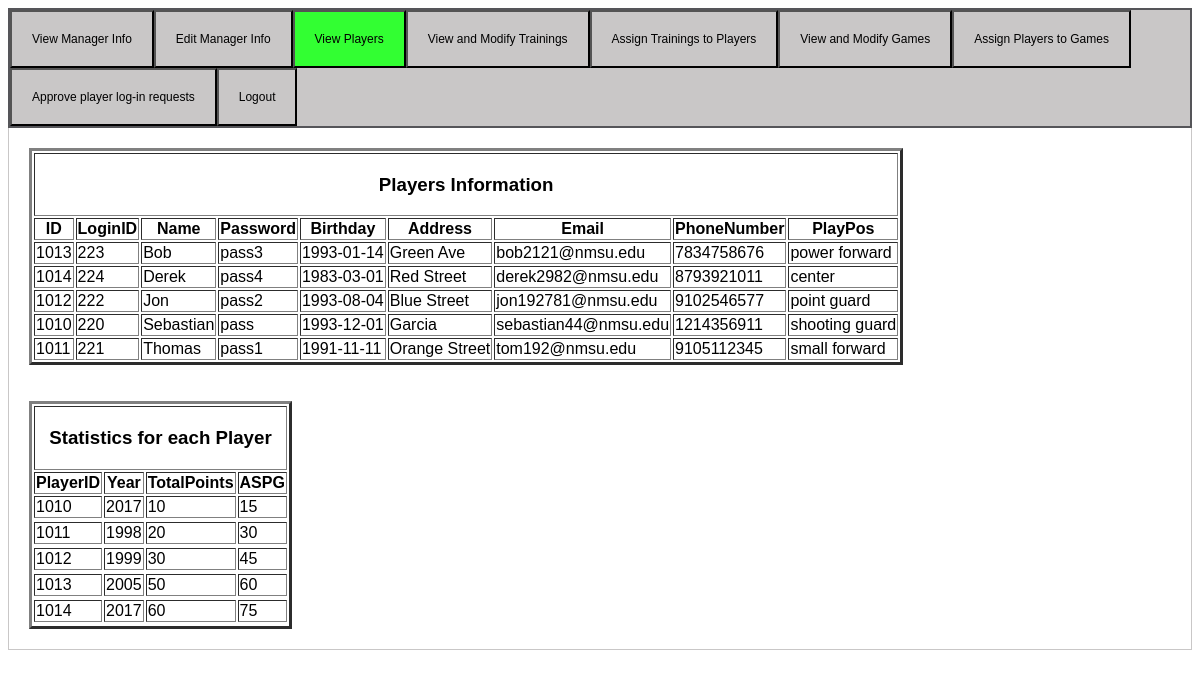
Screenshot of /cs482502/view_players.php with the database file from the repository.
### tables this page shows
create table Player(
    ID		        int,
    LoginID	        varchar(16),
    Name	        varchar(64) not null,
    Password        varchar(8),
    Birthday        date,
    Address         varchar(128),
    Email           varchar(32),
    PhoneNumber     char(10),
    PlayPos         varchar(16),
    RequestFlag     int,
    primary key(ID)
);

create table Stats(
    PlayerID	    int,
    Year	        char(4),
    TotalPoints	    int unsigned,
    ASPG	        int unsigned,
    primary key(PlayerID,Year),
    foreign key(PlayerID) references Player(ID)
);

### cs482502/view_players.php (the view, shortened to what this page needs)
<?php
    include("manager_view.php");
    $player_query = mysql_query("select * from Player order by Player.Name asc;");
    $stats_query = mysql_query("select * from Stats order by Stats.PlayerID asc;");
?>
<html>
    <head>
    </head>
    <body>
    <div class = tabcontent>
            <table border = '3'>
                <tr>
                    <th colspan='9'> <h3> Players Information</h3></th>
                </tr>
                <tr>
                    <th> ID </th>
                    <th> LoginID </th>
                    <th> Name </th>
                    <th> Password </th>
                    <th> Birthday </th>
                    <th> Address </th>
                    <th> Email </th>
                    <th> PhoneNumber </th>
                    <th> PlayPos </th>
                </tr>
                <?php
                    while($row = mysql_fetch_array($player_query))
                        print "<tr><td>".$row['ID']."</td><td>".$row['LoginID']."</td><td>".$row['Name']."</td><td>".$row['Password']."</td><td>".$row['Birthday']."</td><td>".$row['Address']."</td><td>".$row['Email']."</td><td>".$row['PhoneNumber']."</td><td>".$row['PlayPos']."</td></tr>";
                ?>
            </table>
            <br><br>
            <table border = '3'>
                <tr>
                    <th colspan='4'><h3> Statistics for each Player </h3> </th>
                </tr>
                <tr>
                    <th> PlayerID </th>
                    <th> Year </th>
                    <th> TotalPoints </th>
                    <th> ASPG </th>
                </tr>
                <?php
                    while($row = mysql_fetch_array($stats_query))
                        print "<tr><td>".$row['PlayerID']."</td><td>".$row['Year']."</td><td>".$row['TotalPoints']."</td><td>".$row['ASPG']."</td><tr>";
                ?>
            </table>
    </div>
    </body>
</html>

### cs482502/manager_view.php (style rules this page uses)
body { font-family: "Helvetica", sans-serif; }
.tabcontent { padding: 20px 20px; border: 1px solid #c9c7c7; border-top: none; }

### rows the page displays
player: ID "1013", LoginID "223", Name "Bob", Password "pass3", Birthday "1993-01-14", Address "Green Ave", Email "bob2121@nmsu.edu", PhoneNumber "7834758676", PlayPos "power forward"
player: ID "1014", LoginID "224", Name "Derek", Password "pass4", Birthday "1983-03-01", Address "Red Street", Email "derek2982@nmsu.edu", PhoneNumber "8793921011", PlayPos "center"
player: ID "1012", LoginID "222", Name "Jon", Password "pass2", Birthday "1993-08-04", Address "Blue Street", Email "jon192781@nmsu.edu", PhoneNumber "9102546577", PlayPos "point guard"
player: ID "1010", LoginID "220", Name "Sebastian", Password "pass", Birthday "1993-12-01", Address "Garcia", Email "sebastian44@nmsu.edu", PhoneNumber "1214356911", PlayPos "shooting guard"
player: ID "1011", LoginID "221", Name "Thomas", Password "pass1", Birthday "1991-11-11", Address "Orange Street", Email "tom192@nmsu.edu", PhoneNumber "9105112345", PlayPos "small forward"
stats: PlayerID "1010", Year "2017", TotalPoints "10", ASPG "15"
stats: PlayerID "1011", Year "1998", TotalPoints "20", ASPG "30"
stats: PlayerID "1012", Year "1999", TotalPoints "30", ASPG "45"
stats: PlayerID "1013", Year "2005", TotalPoints "50", ASPG "60"
stats: PlayerID "1014", Year "2017", TotalPoints "60", ASPG "75"
